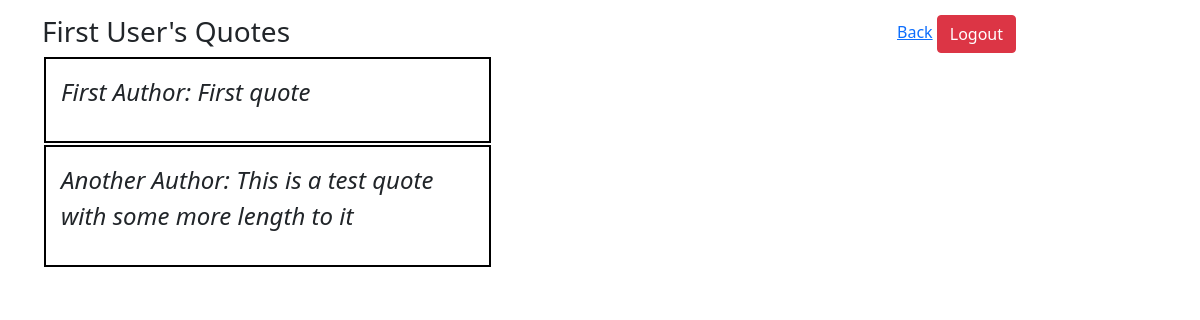
/user/1 (signed in), run on the app's committed database.
### examapp/models.py (models this page shows)
class User(models.Model):
    first_name = models.CharField(max_length=255)
    last_name = models.CharField(max_length=255)
    email = models.CharField(max_length=255)
    password = models.CharField(max_length=255)
    created_at = models.DateTimeField(auto_now_add=True)
    updated_at = models.DateTimeField(auto_now=True)
    objects = UserManager()

class Quote(models.Model):
    author = models.CharField(max_length=255)
    message = models.CharField(max_length=255)
    poster = models.ForeignKey(User, related_name='user_quotes', on_delete=models.CASCADE)
    user_likes = models.ManyToManyField(User, related_name='liked_quotes')
    objects = QuoteManager()

### examapp/views.py (the view)
# urls.py: path('user/<int:user_id>', views.profile),
def profile(request, user_id):
    context = {
        'user': User.objects.get(id=user_id),
        'logged_in': User.objects.get(id=request.session['user_id'])
    }
    return render(request, 'profile.html', context)

### examapp/templates/profile.html (shortened to what this page needs)
<!DOCTYPE html>
<html lang="en">
<head>
    {% load static %}
    <link href="https://cdn.jsdelivr.net/npm/bootstrap@5.0.1/dist/css/bootstrap.min.css" rel="stylesheet"
>
    <link rel="stylesheet" href="{% static 'css/style.css' %}">
</head>
<body>
    <div class="container">
        <div class="row">
            <div class="col-5">
                <div id="quotes">
                    <h3>{{user.first_name}} {{user.last_name}}'s Quotes</h3>
                    {% for quote in user.user_quotes.all %}
                    <div class="one_post">
                        <p class="post">{{quote.author}}: {{quote.message}}</p>
                    </div>
                    {% endfor %}
                </div>
            </div>
            <div class="col-3 offset-4">
                <a href="/quotes">Back</a>
                <a class="btn btn-danger" href="/logout">Logout</a>
            </div>
        </div>
    </div>
</body>
</html>

### examapp/static/css/style.css (style rules this page uses)
.one_post { border: solid black 2px; margin: 2px; padding: 15px; }
.container { padding-top: 15px; }
.post { font-size: 150%; font-style: italic; }

### data on the page
User: first_name "First", last_name "User"
Quote: author "First Author", message "First quote"
Quote: author "Another Author", message "This is a test quote with some more length to it"
